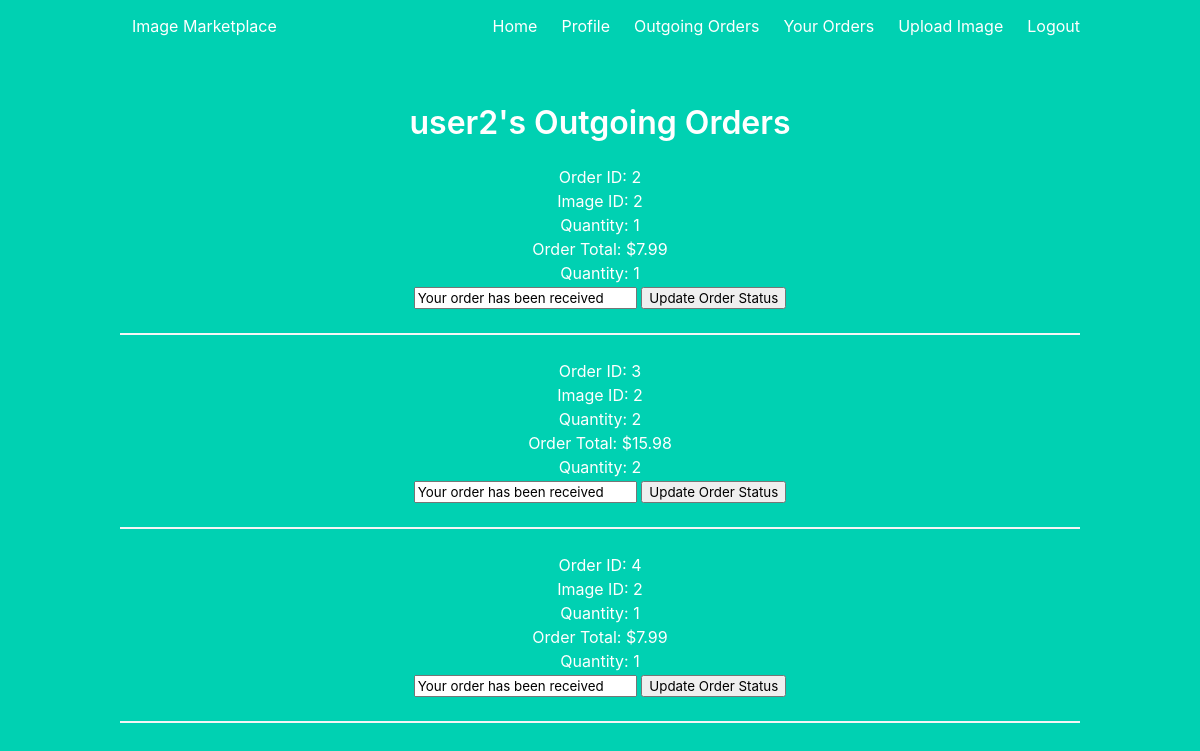
The page /outgoing (signed in) on the database its author committed.
### models.py (models this page shows)
class User(UserMixin, db.Model):
    __tablename__ = "user"
    id = db.Column(db.Integer, primary_key=True, autoincrement=True) # primary keys are required by SQLAlchemy
    email = db.Column(db.String(100), unique=True)
    password = db.Column(db.String(100))
    name = db.Column(db.String(1000))
    images = relationship("Images")

class Orders(db.Model):
    __tablename__ = "orders"
    orderId = db.Column(db.Integer, primary_key=True)  # primary keys are required by SQLAlchemy
    orderDate = db.Column(db.Date, default=datetime.datetime.now)
    status = db.Column(db.String(100))
    price = db.Column(db.Integer)
    quantity = db.Column(db.Integer)
    imageId = db.Column(db.Integer, ForeignKey('images.imageId'))
    buyerId = db.Column(db.Integer, ForeignKey('user.id'))
    sellerId = db.Column(db.Integer, ForeignKey('user.id'))
    buyer = relationship("User", foreign_keys=[buyerId])
    seller = relationship("User", foreign_keys=[sellerId])

### main.py (the view)
@main.route('/outgoing')
@login_required
def outgoing():
    outgoing_orders = db.session.query(Orders).filter_by(sellerId=current_user.id)
    return render_template('outgoing.html', name=current_user.name, posts=outgoing_orders)

### __init__.py (called while the page is built)
def create_app():
    app = Flask(__name__)
    app.config['SECRET_KEY'] = 'asdfgafdgafh'
    app.config['SQLALCHEMY_DATABASE_URI'] = 'sqlite:///db.sqlite'
    db.init_app(app)
    login_manager = LoginManager()
    login_manager.login_view = 'auth.login'
    login_manager.init_app(app)
    from .models import User
    @login_manager.user_loader
    def load_user(user_id):
        return User.query.get(int(user_id))
    from .auth import auth as auth_blueprint
    app.register_blueprint(auth_blueprint)
    from .main import main as main_blueprint
    app.register_blueprint(main_blueprint)
    return app

### templates/outgoing.html
{% extends "base.html" %}
{% block content %}
<h1 class="title">
  {{ name }}'s Outgoing Orders
</h1>
{% for post in posts %}
            <div>
                <p>Order ID: {{ post['orderId'] }}</p>
                <a href="{{ url_for('main.post', image_id=post.imageId) }}">Image ID: {{ post.imageId }} </a>
                <p>Quantity: {{ post['quantity'] }}</p>
                <p>Order Total: ${{ post['price'] }}</p>
                <p>Quantity: {{ post['quantity'] }}</p>
                <div>
                    <form method="post" action="{{ url_for('main.update_status', order_id=post.orderId) }}">
                        <input type="text" name="status" value="{{ post.status }}">
                        <button type="submit" class="btn btn-primary">Update Order Status</button>
                    </form>
                </div>
            </div>
        <hr>
    {% endfor %}
{% endblock %}

### rows shown on the page
User: name "user2"
Orders: orderId "2", imageId "2", quantity "1", price "7.99", status "Your order has been received"
Orders: orderId "3", imageId "2", quantity "2", price "15.98", status "Your order has been received"
Orders: orderId "4", imageId "2", quantity "1", price "7.99", status "Your order has been received"
